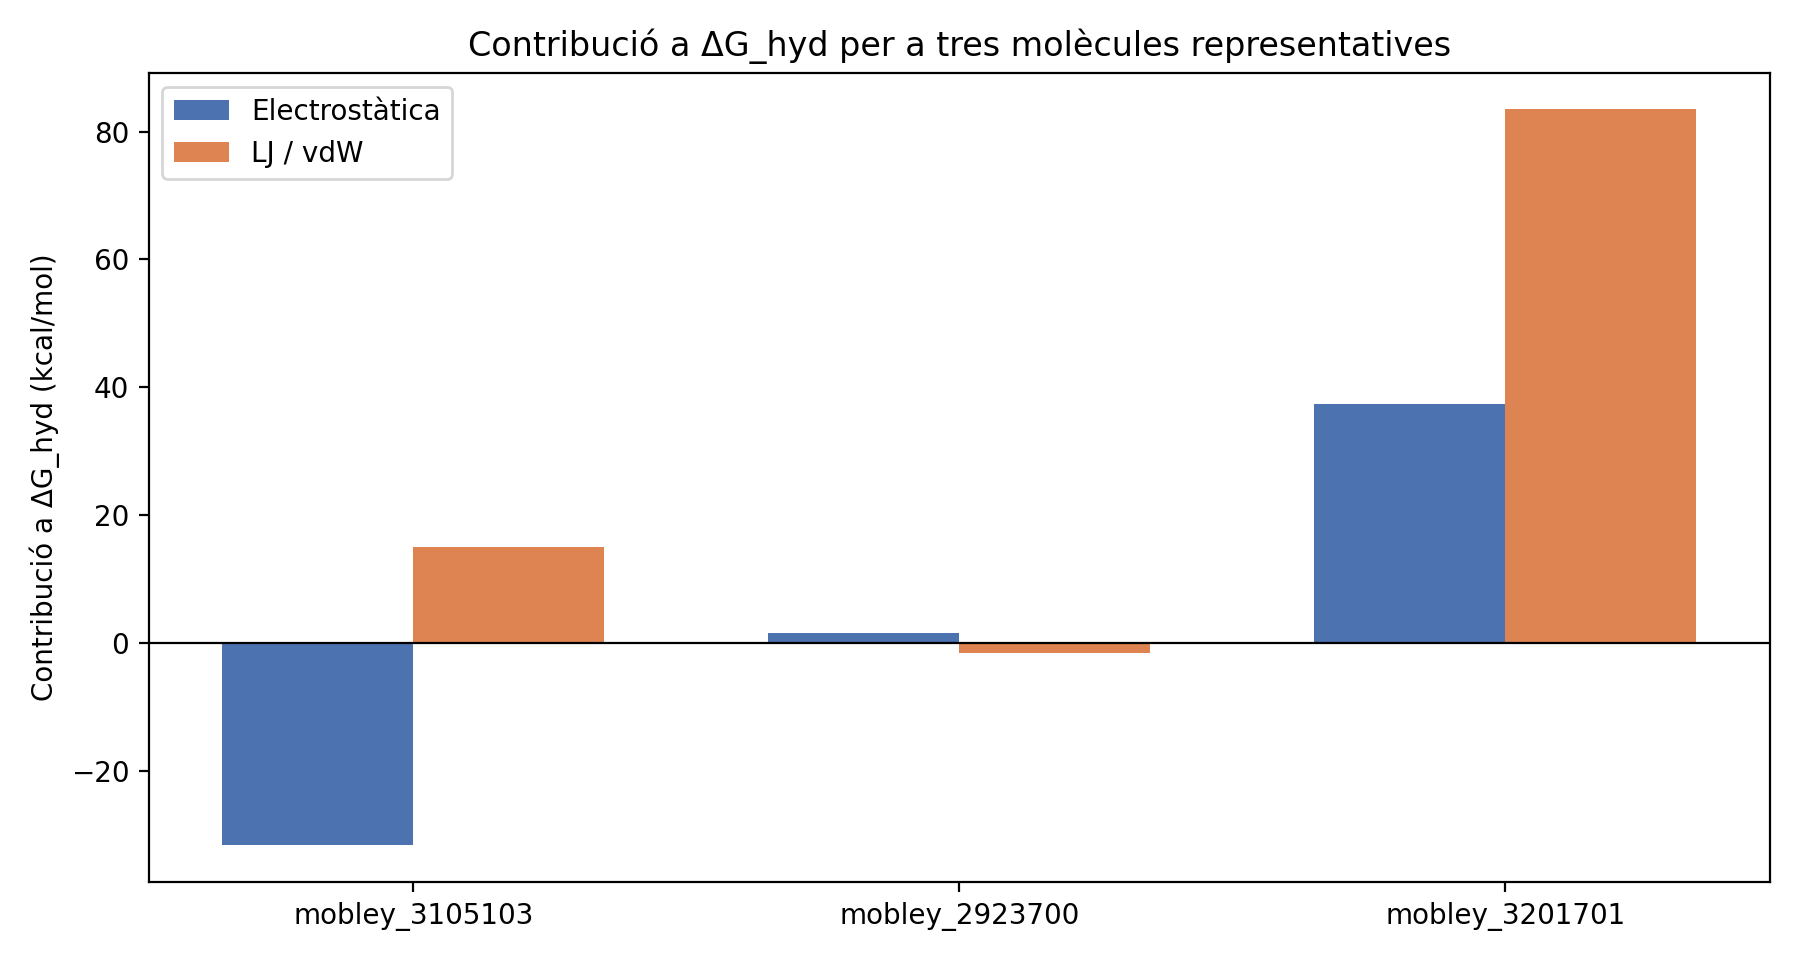

This figure's Python source:
import json
import math
import os
import tempfile
from pathlib import Path

os.environ.setdefault('MPLCONFIGDIR', str(Path(tempfile.gettempdir()) / 'matplotlib'))

import matplotlib.pyplot as plt

ROOT = Path(__file__).resolve().parents[2]
OUTPUTS = ROOT / 'outputs_PBC'

MOLES = ['mobley_3105103', 'mobley_2923700', 'mobley_3201701']


def get_float(data, key):
    value = float(data[key])
    if math.isnan(value):
        raise ValueError(f'Valor NaN a {key}')
    return value


def read_components(mol_id):
    path = OUTPUTS / mol_id / 'TIP3P' / 'results.json'
    if not path.exists():
        raise FileNotFoundError(path)

    with path.open(encoding='utf-8') as f:
        data = json.load(f)

    elec = get_float(data, 'DG_elec_aq_kcal_mol') - get_float(data, 'DG_elec_gas_kcal_mol')
    lj = get_float(data, 'DG_lj_aq_kcal_mol') - get_float(data, 'DG_lj_gas_kcal_mol')
    total = get_float(data, 'DG_hyd_kcal_mol')

    return elec, lj, total


def plot():
    labels = MOLES
    elecs, ljs = [], []
    for mol_id in MOLES:
        elec, lj, total = read_components(mol_id)
        elecs.append(elec)
        ljs.append(lj)

    x = range(len(labels))
    width = 0.35

    fig, ax = plt.subplots(figsize=(9, 4.8))
    colors = ['#4C72B0', '#DD8452']  # blau = electrostàtica, taronja = LJ
    ax.bar([i - width/2 for i in x], elecs, width, label='Electrostàtica', color=colors[0])
    ax.bar([i + width/2 for i in x], ljs, width, label='LJ / vdW', color=colors[1])

    ax.axhline(0, color='black', linewidth=0.8)
    ax.set_xticks(list(x))
    ax.set_xticklabels(labels)
    ax.set_ylabel('Contribució a ΔG_hyd (kcal/mol)')
    ax.set_title('Contribució a ΔG_hyd per a tres molècules representatives')
    ax.legend()
    fig.tight_layout()

    out_png = Path(__file__).with_suffix('.png')
    fig.savefig(out_png, dpi=200)
    print(f'Gràfica guardada a: {out_png}')


if __name__ == '__main__':
    plot()
